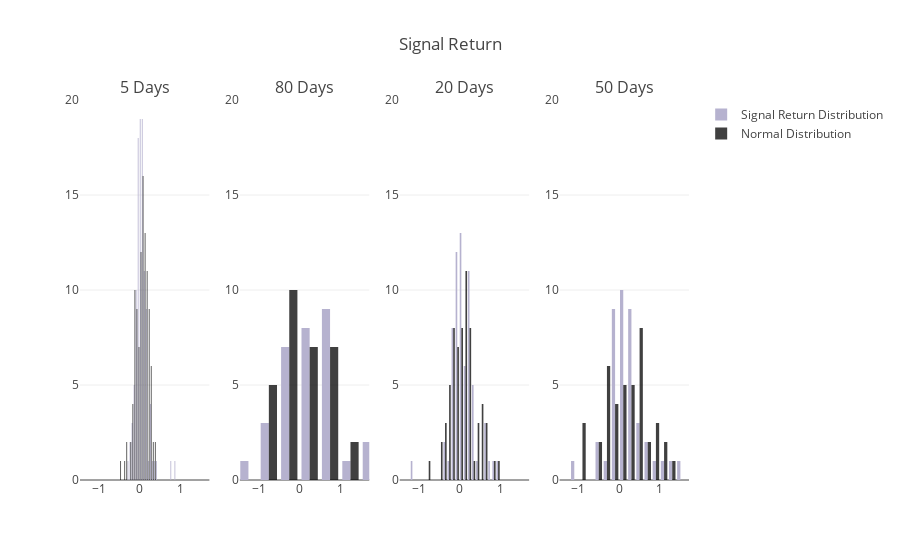

Notebook source saved alongside this figure:
### Markdown cell above
## Outliers
You might have noticed the outliers in the 10 and 20 day histograms. To better visualize the outliers, let's compare the 5, 10, and 20 day signals returns to normal distributions with the same mean and deviation for each signal return distributions.

### Code cell
project_helper.plot_signal_to_normal_histograms(
    [signal_return_5, signal_return_80, signal_return_20, signal_return_50],
    'Signal Return',
    ('5 Days', '80 Days', '20 Days', '50 Days'))
